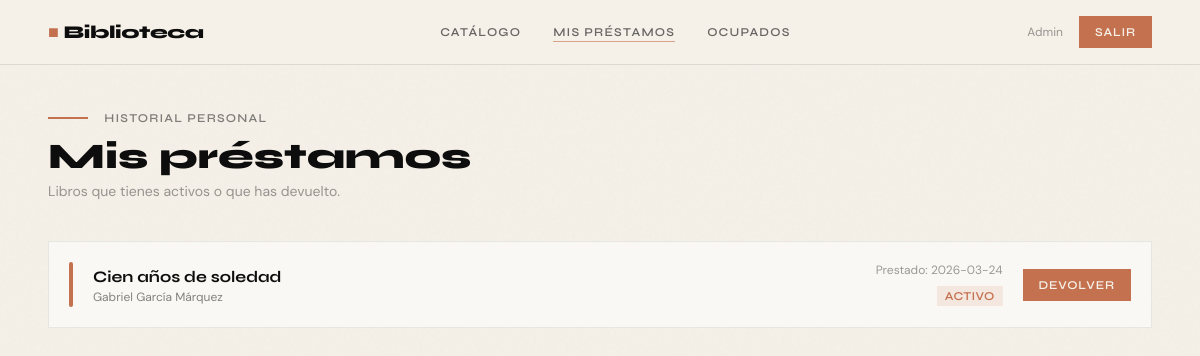
Page /my_loans (signed in) on the earlier database version.
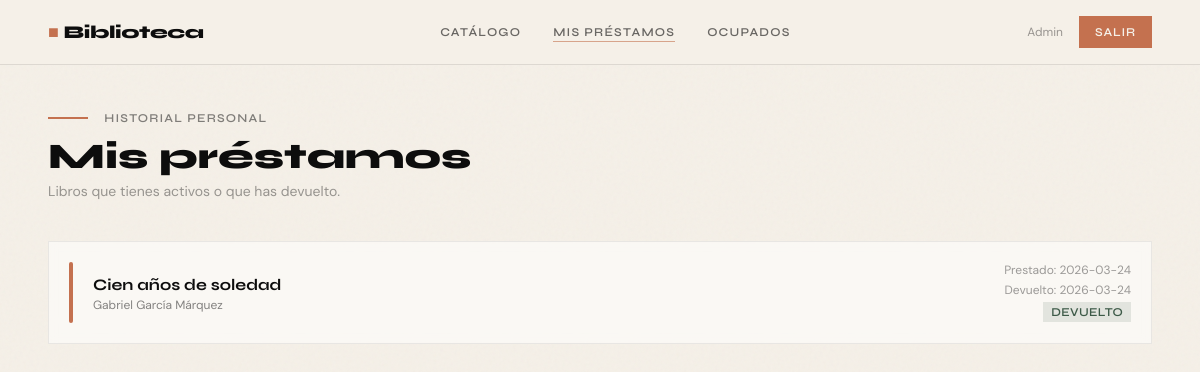
Same page on the later database version.
### tables this page shows
CREATE TABLE loans (
            id          INTEGER PRIMARY KEY AUTOINCREMENT,
            user_id     INTEGER NOT NULL REFERENCES users(id),
            book_id     INTEGER NOT NULL REFERENCES books(id),
            loan_date   TEXT    DEFAULT (datetime('now')),
            return_date TEXT,
            returned    INTEGER DEFAULT 0        -- 0 = activo, 1 = devuelto
        );

CREATE TABLE books (
            id          INTEGER PRIMARY KEY AUTOINCREMENT,
            title       TEXT    NOT NULL,
            author      TEXT    NOT NULL,
            genre       TEXT,
            year        INTEGER,
            cover_color TEXT    DEFAULT '#3D5A47',
            available   INTEGER DEFAULT 1        -- 1 = disponible, 0 = prestado
        );

### app.py (the view)
@app.route('/my_loans')
@login_required
def my_loans():
    conn  = get_db_connection()
    loans = conn.execute(
        """SELECT loans.id, books.title, books.author, books.cover_color,
                  loans.loan_date, loans.return_date, loans.returned
           FROM loans JOIN books ON loans.book_id=books.id
           WHERE loans.user_id=?
           ORDER BY loans.returned ASC, loans.loan_date DESC""",
        (session['user_id'],)
    ).fetchall()
    conn.close()
    return render_template('my_loans.html', loans=loans)

### app.py (called while the page is built)
def get_db_connection():
    conn = sqlite3.connect(DATABASE)
    conn.row_factory = sqlite3.Row
    return conn

def login_required(f):
    from functools import wraps
    @wraps(f)
    def decorated(*args, **kwargs):
        if 'user_id' not in session:
            flash("Debes iniciar sesión primero.")
            return redirect(url_for('login'))
        return f(*args, **kwargs)
    return decorated

### templates/my_loans.html (shortened to what this page needs)
{% extends "base.html" %}
{% block content %}
<div class="mb-2">
  <span style="width:40px;height:2px;background:#C4714F;display:inline-block;vertical-align:middle;margin-right:12px;"></span>
  <span class="text-xs font-display font-semibold tracking-widest text-ink uppercase opacity-50">Historial personal</span>
</div>
<h1 class="font-display text-4xl font-extrabold text-ink mb-1">Mis préstamos</h1>
<p class="text-sm text-ink opacity-40 mb-10">Libros que tienes activos o que has devuelto.</p>
{% if loans %}
<div class="space-y-3">
  {% for loan in loans %}
  <div class="stat-card p-5 flex items-center gap-5 animate-fade-up" style="animation-delay:{{ loop.index0 * 0.06 }}s;opacity:0">
    <div class="w-1 self-stretch flex-shrink-0 rounded-full" style="background:{{ loan['cover_color'] }}"></div>
    <div class="flex-1 min-w-0">
      <h3 class="font-display font-bold text-ink truncate">{{ loan['title'] }}</h3>
      <p class="text-xs text-ink opacity-50">{{ loan['author'] }}</p>
    </div>
    <div class="text-right flex-shrink-0">
      <p class="text-xs text-ink opacity-40 mb-1">Prestado: {{ loan['loan_date'][:10] }}</p>
      {% if loan['returned'] %}
        <p class="text-xs text-ink opacity-40">Devuelto: {{ loan['return_date'][:10] }}</p>
        <span class="inline-block mt-1 badge-available text-xs font-display font-semibold px-2 py-0.5 uppercase tracking-wide">Devuelto</span>
      {% else %}
        <span class="inline-block mt-1 badge-borrowed text-xs font-display font-semibold px-2 py-0.5 uppercase tracking-wide">Activo</span>
      {% endif %}
    </div>
    {% if not loan['returned'] %}
    <form action="{{ url_for('return_book', loan_id=loan['id']) }}" method="POST" class="flex-shrink-0">
      <button type="submit" class="btn-clay text-xs py-2 px-4"><span>Devolver</span></button>
    </form>
    {% endif %}
  </div>
  {% endfor %}
</div>
{% else %}
<div class="text-center py-24 text-ink opacity-30">
  <p class="text-6xl mb-4">📖</p>
  <p class="font-display text-xl mb-2">Sin préstamos aún</p>
  <p class="text-sm">Ve al <a href="{{ url_for('books') }}" class="underline text-moss opacity-80">catálogo</a> para pedir un libro.</p>
</div>
{% endif %}
{% endblock %}

### templates/base.html (shortened to what this page needs)
<!DOCTYPE html>
<html lang="es">
<head>
  <script src="https://cdn.tailwindcss.com"></script>
</head>
<body class="noise bg-cream min-h-screen">
  {% if session.user_id %}
  <nav class="relative z-20 border-b border-ink border-opacity-10 bg-cream bg-opacity-90 backdrop-blur-sm">
    <div class="max-w-6xl mx-auto px-6 flex items-center justify-between h-16">
      <a href="{{ url_for('dashboard') }}" class="font-display font-extrabold text-lg text-ink tracking-tight">
        <span class="text-clay">■</span> Biblioteca
      </a>
      <div class="hidden md:flex items-center gap-8 text-xs font-semibold uppercase tracking-widest">
        <a href="{{ url_for('books') }}"    class="nav-link text-ink opacity-60 hover:opacity-100 transition-opacity {% if request.endpoint=='books' %}active opacity-100{% endif %}">Catálogo</a>
        <a href="{{ url_for('my_loans') }}" class="nav-link text-ink opacity-60 hover:opacity-100 transition-opacity {% if request.endpoint=='my_loans' %}active opacity-100{% endif %}">Mis préstamos</a>
        <a href="{{ url_for('occupied') }}" class="nav-link text-ink opacity-60 hover:opacity-100 transition-opacity {% if request.endpoint=='occupied' %}active opacity-100{% endif %}">Ocupados</a>
      </div>
      <div class="flex items-center gap-4">
        <span class="hidden md:inline text-xs font-body text-ink opacity-40">{{ session.user_name }}</span>
        <a href="{{ url_for('logout') }}" class="btn-clay text-xs py-2 px-4"><span>Salir</span></a>
      </div>
    </div>
  </nav>
  {% endif %}
  <main class="relative z-10 max-w-6xl mx-auto px-6 py-10">
    {% block content %}{% endblock %}
  </main>
</body>
</html>

### templates/base.html (style rules this page uses)
body { font-family:'DM Sans',sans-serif; }
h1,h2,h3,h4,label,nav { font-family:'Syne',sans-serif; }
.noise::before { content:''; position:fixed; inset:0; pointer-events:none; z-index:0; }
.nav-link { position:relative; }
.nav-link::after { content:''; position:absolute; left:0; bottom:-2px; width:0; height:1.5px; background:#C4714F; transition:width .3s; }
.nav-link:hover::after, .nav-link.active::after { width:100%; }
.btn-clay { background:#C4714F; color:#F5F0E8; font-family:'Syne',sans-serif; font-weight:600; letter-spacing:.07em; text-transform:uppercase; font-size:.75rem; padding:10px 24px; border:none; cursor:pointer; position:relative; overflow:hidden; transition:.3s; display:inline-block; text-decoration:none; }
.btn-clay::after { content:''; position:absolute; left:-100%; top:0; width:100%; height:100%; background:#0D0D0D; transition:left .35s ease; z-index:0; }
.btn-clay span { position:relative; z-index:1; }
.stat-card { border:1px solid #0D0D0D12; background:#fff8; backdrop-filter:blur(4px); }
.badge-available { background:#3D5A4720; color:#3D5A47; }

Differences in the rows shown:
changed loans "Cien años de soledad": return_date (not shown) → "2026-03-24"; returned "ACTIVO DEVOLVER" → "Devuelto: DEVUELTO"
